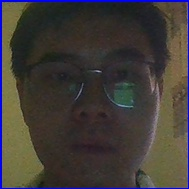
#> input picture myface/mypic/me/0.jpg, 189 x 189 px, found by its file name; its folder holds 4 pictures in this run
$ python load_face_dataset.py
#> lines starting #> are read from the running program, lines starting #| are printed output that depends on the picture; pictures that were not available may be replaced by others from this repository, and a replacement may not be noted
import numpy as np
import cv2
import os
from sklearn.model_selection import train_test_split

images = []
labels = []


def ReadPath(path_name):
#> called with path_name = 'pic'
    for dir_item in os.listdir(path_name):
        full_path = os.path.abspath(os.path.join(path_name, dir_item))
        if os.path.isdir(full_path):
            ReadPath(full_path)
        else:
            if dir_item.endswith(".jpg"):
                image = cv2.imread(full_path)
#> image is the input picture: shape (189, 189, 3); mean B, G, R 56.8, 60.2, 65
                h, w, _ = image.shape
#> h = 189; w = 189
                top, bottom, left, right = (0, 0, 0, 0)
                constant = cv2.copyMakeBorder(image, top, bottom, left, right, cv2.BORDER_CONSTANT, value=[0, 0, 0])
                image = cv2.resize(constant, (64, 64))
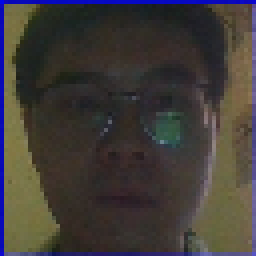
#> image: shape (64, 64, 3) (shown 4 times larger); mean B, G, R 56.7, 60, 64.9
                images.append(image)
                labels.append(path_name)
    return images, labels


def LoadPictures(path_name):
    images, labels = ReadPath(path_name)
    images = np.array(images)
    for i, label in enumerate(labels):
        if label.endswith("me"):
            labels[i] = 1
        elif label.endswith("you"):
            labels[i] = 2
        elif label.endswith("he"):
            labels[i] = 3
        else:
            labels[i] = 0
    return images, labels


if __name__ == '__main__':
    images, labels = ReadPath("pic")
#> images = 1 item; labels = ['pic']

#> (the run stopped early here; a loop or call above may not have finished)

$ run again, on myface/mypic/me/102.jpg
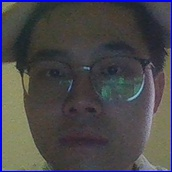
#> input picture myface/mypic/me/102.jpg, 172 x 172 px, found by its file name
#> in ReadPath, image is the input picture: shape (172, 172, 3); mean B, G, R 75.5, 72.3, 73.7
#> in ReadPath, `image = cv2.resize(constant, (64, 64))`:
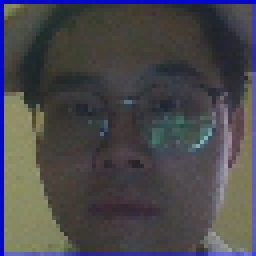
#> image: shape (64, 64, 3) (shown 4 times larger); mean B, G, R 75.8, 72.1, 73.5
#> images = 1 item; labels = ['pic']

$ run again, on myface/mypic/me/106.jpg
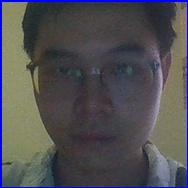
#> input picture myface/mypic/me/106.jpg, 188 x 188 px, found by its file name
#> in ReadPath, image is the input picture: shape (188, 188, 3); mean B, G, R 82.9, 79.7, 81
#> in ReadPath, `image = cv2.resize(constant, (64, 64))`:
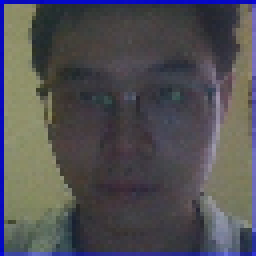
#> image: shape (64, 64, 3) (shown 4 times larger); mean B, G, R 83.6, 79.4, 80.6
#> images = 1 item; labels = ['pic']
